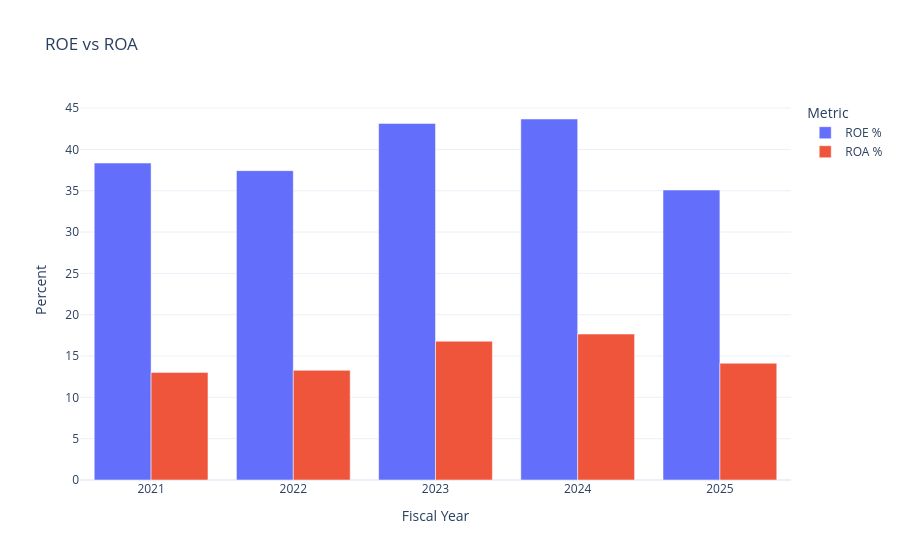

Notebook code for this chart:
### Code cell
# ROE (Return on Equity) and ROA (Return on Assets)
returns = df[
    [
        "Fiscal Year",
        "ROE %",
        "ROA %",
    ]
].melt(
    id_vars="Fiscal Year",
    var_name="Metric",
    value_name="Percent",
)

fig = px.bar(
    returns,
    x="Fiscal Year",
    y="Percent",
    color="Metric",
    barmode="group",
    title="ROE vs ROA",
)

fig.update_layout(template="plotly_white")

fig.write_html( "returns.html")
fig.show()

### Figure 1 — Plotly figure (JSON) as saved in the notebook; plotly's stock layout.template omitted (floating-point values rounded to 4 significant figures)
{"data": [{"alignmentgroup": "True", "hovertemplate": "Metric=ROE %<br>Fiscal Year=%{x}<br>Percent=%{y}<extra></extra>", "legendgroup": "ROE %", "marker": {"color": "#636efa", "pattern": {"shape": ""}}, "name": "ROE %", "offsetgroup": "ROE %", "orientation": "v", "showlegend": true, "textposition": "auto", "type": "bar", "x": [2021, 2022, 2023, 2024, 2025], "xaxis": "x", "y": [38.35, 37.43, 43.15, 43.68, 35.09], "yaxis": "y"}, {"alignmentgroup": "True", "hovertemplate": "Metric=ROA %<br>Fiscal Year=%{x}<br>Percent=%{y}<extra></extra>", "legendgroup": "ROA %", "marker": {"color": "#EF553B", "pattern": {"shape": ""}}, "name": "ROA %", "offsetgroup": "ROA %", "orientation": "v", "showlegend": true, "textposition": "auto", "type": "bar", "x": [2021, 2022, 2023, 2024, 2025], "xaxis": "x", "y": [13.02, 13.27, 16.79, 17.66, 14.13], "yaxis": "y"}], "layout": {"barmode": "group", "legend": {"title": {"text": "Metric"}, "tracegroupgap": 0}, "title": {"text": "ROE vs ROA"}, "xaxis": {"anchor": "y", "domain": [0, 1], "title": {"text": "Fiscal Year"}}, "yaxis": {"anchor": "x", "domain": [0, 1], "title": {"text": "Percent"}}}}
